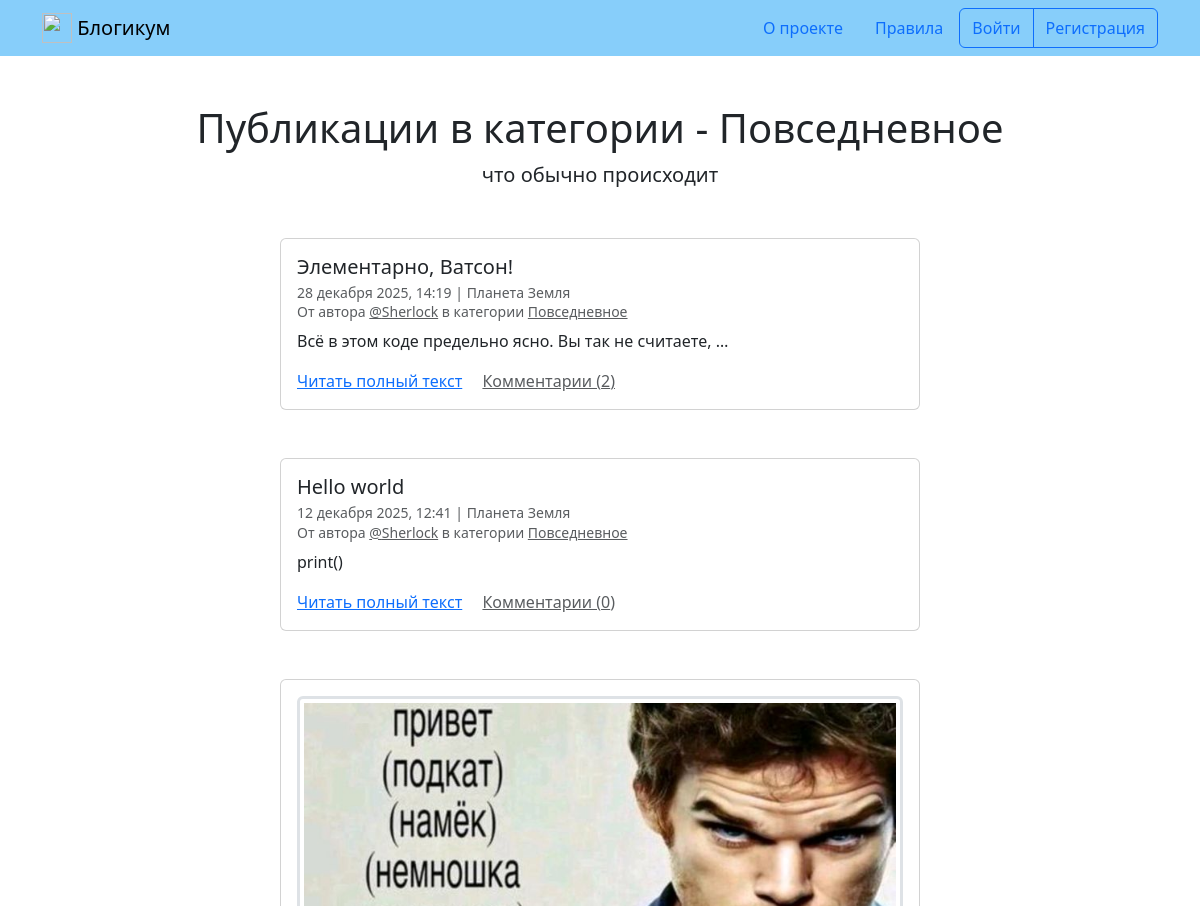
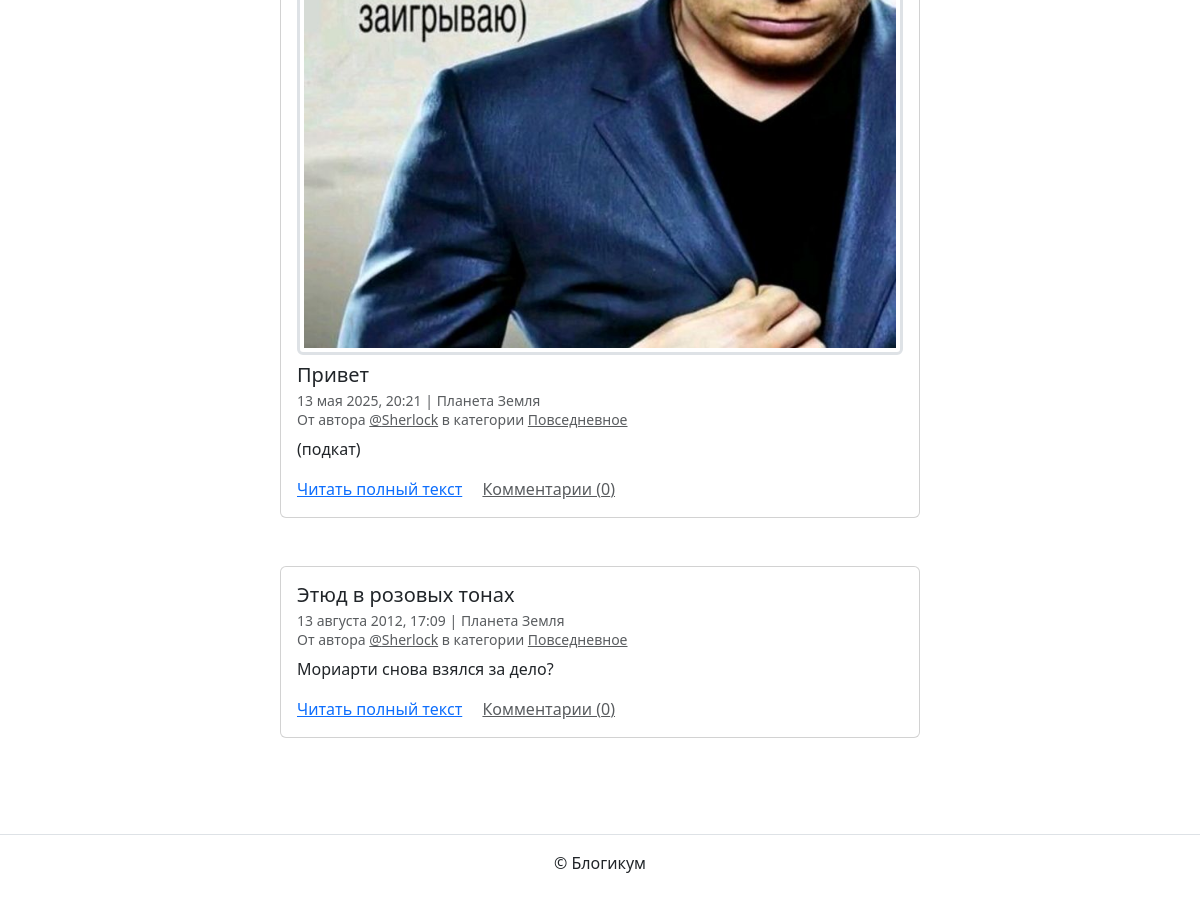
/category/common/, run on the app's committed database (2 pictures, top to bottom).
### blog/models.py (models this page shows, shortened)
class Category (models.Model):
    title = models.CharField(
        max_length=256,
        verbose_name='Заголовок'
    )
    description = models.TextField(
        unique=True,
        verbose_name='Описание'
    )
    is_published = models.BooleanField(
        default=True,
        verbose_name='Опубликовано',
        help_text="Снимите галочку, чтобы скрыть публикацию."
    )
    slug = models.SlugField(
        unique=True,
        verbose_name='Идентификатор',
        help_text="Идентификатор страницы для URL; "
        "разрешены символы латиницы, "
        "цифры, дефис и подчёркивание."
    )
    created_at = models.DateTimeField(
        auto_now_add=True,
        verbose_name='Добавлено'
    )
    class Meta:
        verbose_name = 'категория'
        verbose_name_plural = 'Категории'

class Post(models.Model):
    title = models.CharField(max_length=256, verbose_name='Заголовок')
    text = models.TextField(
        verbose_name='Текст',
        help_text="""
        """
    )
    author = models.ForeignKey(
        User,
        on_delete=models.CASCADE,
        verbose_name='Автор публикации'
    )
    location = models.ForeignKey(
        Location,
        on_delete=models.SET_NULL,
        null=True,
        blank=True,
        verbose_name='Местоположение'
    )
    category = models.ForeignKey(
        Category,
        on_delete=models.SET_NULL,
        null=True,
        blank=False,
        verbose_name='Категория'
    )
    is_published = models.BooleanField(
        default=True,
        verbose_name='Опубликовано',
        help_text="""
        Снимите галочку, чтобы скрыть публикацию.
        """
    )
    pub_date = models.DateTimeField(
        auto_now_add=False,
        verbose_name='Дата и время публикации',
        help_text="Если установить дату и время в будущем — можно делать "
        "отложенные публикации."
    )
    created_at = models.DateTimeField(
        auto_now_add=True,
        verbose_name='Добавлено'
    )
    image = models.ImageField(
        upload_to='post_images/',
        blank=True,
        null=True,
        verbose_name='Изображение публикации',
        help_text='Добавьте изображение к публикации'
    )
    objects = PostQuerySet.as_manager()
    class Meta:
        verbose_name = 'публикация'
        verbose_name_plural = 'Публикации'
    ordering = ['-pub_date']

### blog/views.py (the view)
def category_posts(request, category_slug):
    category = get_object_or_404(
        Category,
        slug=category_slug,
        is_published=True
    )
    posts = Post.objects.filter(
        category=category,
        is_published=True,
        pub_date__lte=timezone.now()
    ).with_comments_count().order_by('-pub_date')
    paginator = Paginator(posts, 10)
    page_number = request.GET.get('page')
    page_obj = paginator.get_page(page_number)
    context = {
        'title': f'Категория: {category.title}',
        'category': category,
        'page_obj': page_obj,
    }
    return render(request, 'blog/category.html', context)

### blog/models.py (called while the page is built)
    def with_comments_count(self):
        return self.annotate(comment_count=Count('comments'))

### templates/blog/category.html (shortened to what this page needs)
{% extends "base.html" %}
{% block content %}
  <h1 class="text-center">Публикации в категории - {{ category.title }}</h1>
  <p class="col-6 offset-3 mb-5 lead text-center">{{ category.description }}</p>
  {% for post in page_obj %}
    <article class="mb-5">
      {% include "includes/post_card.html" %}
    </article>
  {% endfor %}
{% endblock %}

### templates/includes/post_card.html (shortened to what this page needs)
<div class="col d-flex justify-content-center">
  <div class="card" style="width: 40rem;">
    <div class="card-body">
      {% if post.image %}
        <a href="{{ post.image.url }}" target="_blank">
          <img class="border-3 rounded img-fluid img-thumbnail mb-2 mx-auto d-block" src="{{ post.image.url }}">
        </a>
      {% endif %}
      <h5 class="card-title">{{ post.title }}</h5>
      <h6 class="card-subtitle mb-2 text-muted">
        <small>
          {{ post.pub_date|date:"d E Y, H:i" }} | {% if post.location and post.location.is_published %}{{ post.location.name }}{% else %}Планета Земля{% endif %}<br>
          От автора <a class="text-muted" href="{% url 'blog:profile' post.author.username %}">@{{ post.author.username }}</a> в
          категории {% include "includes/category_link.html" %}
        </small>
      </h6>
      <p class="card-text">{{ post.text|truncatewords:10 }}</p>
      <a href="{% url 'blog:post_detail' post.id %}" class="card-link">Читать полный текст</a>
      <a href="{% url 'blog:post_detail' post.id %}" class="card-link text-muted">Комментарии ({{ post.comment_count }})</a>
    </div>
  </div>
</div>

### templates/includes/category_link.html
<a class="text-muted" href="{% url 'blog:category_posts' post.category.slug %}">
  {{ post.category.title }}
</a>

### data on the page
Category: title "Повседневное", description "что обычно происходит"
Post: title "Элементарно, Ватсон!", pub_date "28 декабря 2025, 14:19", shows "Планета Земля", author.username "Sherlock", category "Повседневное", text "Всё в этом коде предельно ясно. Вы так не считаете, …", comment_count "2"
Post: title "Hello world", pub_date "12 декабря 2025, 12:41", shows "Планета Земля", author.username "Sherlock", category "Повседневное", text "print()", comment_count "0"
Post: image (picture), title "Привет", pub_date "13 мая 2025, 20:21", shows "Планета Земля", author.username "Sherlock", category "Повседневное", text "(подкат)", comment_count "0"
Post: title "Этюд в розовых тонах", pub_date "13 августа 2012, 17:09", shows "Планета Земля", author.username "Sherlock", category "Повседневное", text "Мориарти снова взялся за дело?", comment_count "0"
